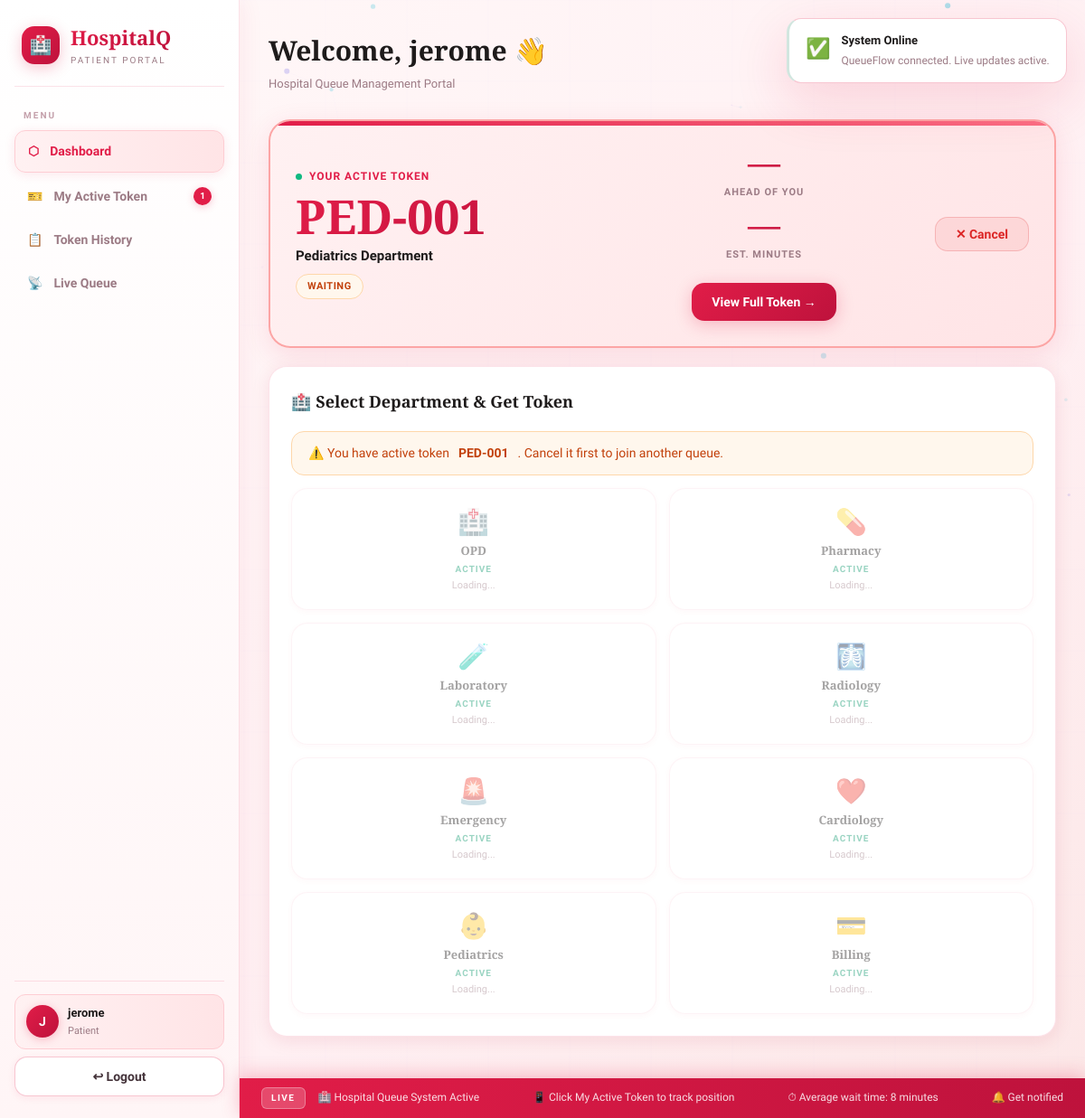
/dashboard (signed in), run on the app's committed database.
### models/token_model.py (models this page shows, shortened)
class Token(db.Model):
    __tablename__ = 'tokens'
    id           = db.Column(db.Integer, primary_key=True)
    user_id      = db.Column(
        db.Integer,
        db.ForeignKey('users.id'),
        nullable=False
    )
    queue_id     = db.Column(
        db.Integer,
        db.ForeignKey('queues.id'),
        nullable=False
    )
    token_number = db.Column(db.String(20), nullable=False)
    status       = db.Column(db.String(20), default='waiting')
    created_at   = db.Column(
        db.DateTime,
        default=datetime.datetime.utcnow
    )

### models/queue_model.py (models this page shows, shortened)
class Queue(db.Model):
    __tablename__ = 'queues'
    id              = db.Column(db.Integer, primary_key=True)
    department_name = db.Column(db.String(100), nullable=False)
    status          = db.Column(db.String(20), default='active')
    created_at      = db.Column(
        db.DateTime,
        default=datetime.datetime.utcnow
    )
    tokens = db.relationship(
        'Token', backref='queue', lazy='select'
    )

### routes/queue_routes.py (the view)
@queue_bp.route('/dashboard')
@login_required
def dashboard():
    queues = Queue.query.filter_by(status='active').all()
    user_tokens = (
        Token.query
        .filter_by(user_id=session['user_id'])
        .order_by(Token.created_at.desc())
        .limit(20)
        .all()
    )
    active_token = (
        Token.query
        .filter(
            Token.user_id == session['user_id'],
            Token.status.in_(['waiting', 'serving'])
        )
        .order_by(Token.created_at.desc())
        .first()
    )
    return render_template(
        'dashboard.html',
        queues       = queues,
        tokens       = user_tokens,
        active_token = active_token
    )

### routes/queue_routes.py (called while the page is built)
def login_required(f):
    @wraps(f)
    def decorated(*args, **kwargs):
        if 'user_id' not in session:
            return redirect(url_for('auth.login'))
        return f(*args, **kwargs)
    return decorated

### templates/dashboard.html (shortened to what this page needs)
<!DOCTYPE html>
<html lang="en">
<head>
    <link rel="stylesheet" href="{{ url_for('static', filename='css/style.css') }}">
</head>
<body class="app-page">
    <div class="sidebar" id="sidebar">
        <div class="logo">
            <div class="logo-icon">🏥</div>
            <div>
                <div class="logo-text">HospitalQ</div>
                <div class="logo-sub">Patient Portal</div>
            </div>
        </div>
        <span class="nav-label">Menu</span>
        <div class="nav-item active" onclick="switchNav(this,'main')">
            <span>⬡</span><span>Dashboard</span>
        </div>
        <div class="nav-item" onclick="window.location='/my-token'">
            <span>🎫</span><span>My Active Token</span> {% if active_token %}
            <span class="nav-badge">1</span> {% endif %}
        </div>
        <div class="nav-item" onclick="switchNav(this,'history')">
            <span>📋</span><span>Token History</span>
        </div>
        <div class="nav-item" onclick="switchNav(this,'live')">
            <span>📡</span><span>Live Queue</span>
        </div>
        <div class="sidebar-footer">
            <div class="user-card">
                <div class="avatar">
                    {{ session['user_name'][0] | upper }}
                </div>
                <div>
                    <div class="user-name">{{ session['user_name'] }}</div>
                    <div class="user-role">Patient</div>
                </div>
            </div>
            <a href="/logout" class="btn btn-ghost" style="width:100%;justify-content:center">
      ↩ Logout
    </a>
        </div>
    </div>
    <main class="main-content">
        <div class="page-header">
            <div>
                <div class="page-title">
                    Welcome, {{ session['user_name'] }} 👋
                </div>
                <div class="page-sub">
                    Hospital Queue Management Portal
                </div>
            </div>
        </div>
        <div id="section-main">
            {% if active_token %}
            <div class="active-token-banner" onclick="window.location='/my-token'" style="cursor:pointer">
                <div class="atb-left">
                    <div class="atb-label">
                        <span class="pulse-dot green"></span> Your Active Token
                    </div>
                    <div class="atb-number">
                        {{ active_token.token_number }}
                    </div>
                    <div class="atb-dept">
                        {{ active_token.queue.department_name }} Department
                    </div>
                    <span class="status-badge s-{{ active_token.status }}" style="margin-top:8px;display:inline-block">
          {{ active_token.status }}
        </span>
                </div>
                <div class="atb-right">
                    <div class="atb-stat">
                        <span id="atb-position">—</span>
                        <label>Ahead of you</label>
                    </div>
                    <div class="atb-stat">
                        <span id="atb-wait">—</span>
                        <label>Est. minutes</label>
                    </div>
                    <a href="/my-token" class="btn btn-primary" style="margin-top:12px" onclick="event.stopPropagation()">
          View Full Token →
        </a>
                </div>
                <div class="atb-cancel">
                    <form method="POST" action="/cancel-token/{{ active_token.id }}" onsubmit="return confirm(
                'Cancel your token?'
              )">
                        <button type="submit" class="btn btn-danger" onclick="event.stopPropagation()">
            ✕ Cancel
          </button>
                    </form>
                </div>
            </div>
            {% endif %}
            <div class="section-card">
                <div class="sc-title">
                    🏥 Select Department &amp; Get Token
                </div>
                {% if active_token %}
                <div class="flash flash-warning">
                    ⚠️ You have active token
                    <strong>{{ active_token.token_number }}</strong>. Cancel it first to join another queue.
                </div>
                {% endif %}
                <div class="dept-picker-grid">
                    {% for queue in queues %}
                    <form method="POST" action="/generate-token">
                        <button type="submit" class="dept-pick-btn
              {% if active_token %}disabled-dept{% endif %}" {% if active_token %}disabled{% endif %}>
            <span class="dp-icon">
              {% if queue.department_name == 'OPD' %}🏥
              {% elif queue.department_name == 'Pharmacy' %}💊
              {% elif queue.department_name == 'Laboratory' %}🧪
              {% elif queue.department_name == 'Radiology' %}🩻
              {% elif queue.department_name == 'Emergency' %}🚨
              {% elif queue.department_name == 'Cardiology' %}❤️
              {% elif queue.department_name == 'Pediatrics' %}👶
              {% elif queue.department_name == 'Billing' %}💳
              {% else %}🏥
              {% endif %}
            </span>
            <span class="dp-name">
              {{ queue.department_name }}
            </span>
            <span class="dp-status {{ queue.status }}">
              {{ queue.status }}
            </span>
            <span class="dp-waiting"
                  id="wait-{{ queue.id }}">
              Loading...
            </span>
          </button>
                    </form>
                    {% endfor %}
                </div>
            </div>
        </div>
    </main>
    <div class="ticker-bar">
        <div class="ticker-label">LIVE</div>
        <div class="ticker-track">
            <div class="ticker-inner">
                <span>🏥 Hospital Queue System Active &nbsp;&nbsp;</span>
                <span>📱 Click My Active Token to track position
            &nbsp;&nbsp;</span>
                <span>⏱ Average wait time: 8 minutes &nbsp;&nbsp;</span>
                <span>🔔 Get notified when your turn comes &nbsp;&nbsp;</span>
            </div>
        </div>
    </div>
    <div class="toast-container" id="toasts"></div>
</body>
</html>

### templates/dashboard.html (style rules this page uses)
.active-token-banner { background: linear-gradient(135deg, #fff1f2, #ffe4e6); border: 2px solid #fca5a5; border-radius: 24px; padding: 28px; margin-bottom: 20px; display: grid; grid-template-columns: 1fr 1fr auto; gap: 24px; align-items: center; position: relative; overflow: hidden; box-shadow: 0 8px 30px rgba(225, 29, 72, 0.12); transition: all 0.3s; }
.active-token-banner::before { content: ''; position: absolute; top: 0; left: 0; right: 0; height: 5px; background: linear-gradient(90deg, #e11d48, #fb7185, #e11d48); background-size: 200% 100%; animation: gradMove 2s linear infinite; }
.atb-label { display: flex; align-items: center; gap: 8px; font-size: 12px; font-weight: 700; text-transform: uppercase; letter-spacing: 1px; color: var(--rose); margin-bottom: 8px; }
.atb-number { font-family: 'Playfair Display', serif; font-size: 52px; font-weight: 800; background: linear-gradient(135deg, #e11d48, #be123c); -webkit-background-clip: text; background-clip: text; -webkit-text-fill-color: transparent; line-height: 1; margin-bottom: 6px; }
.atb-dept { font-size: 15px; font-weight: 600; color: var(--text); }
.atb-right { display: flex; flex-direction: column; align-items: center; gap: 8px; text-align: center; }
.atb-stat { text-align: center; }
.atb-stat span { font-family: 'Playfair Display', serif; font-size: 36px; font-weight: 800; background: linear-gradient(135deg, #e11d48, #be123c); -webkit-background-clip: text; background-clip: text; -webkit-text-fill-color: transparent; display: block; line-height: 1; }
.atb-stat label { font-size: 11px; color: var(--muted); text-transform: uppercase; letter-spacing: 1px; font-weight: 600; }
.atb-cancel { display: flex; align-items: center; }

### data on the page
Token: token_number "PED-001", status "WAITING"
Queue: queue.department_name "Pediatrics", department_name "Pediatrics", status "ACTIVE"
Queue: department_name "OPD", status "ACTIVE"
Queue: department_name "Pharmacy", status "ACTIVE"
Queue: department_name "Laboratory", status "ACTIVE"
Queue: department_name "Radiology", status "ACTIVE"
Queue: department_name "Emergency", status "ACTIVE"
Queue: department_name "Cardiology", status "ACTIVE"
Queue: department_name "Billing", status "ACTIVE"

### other printed values
{{ session['user_name'][0] | upper }} "J"
{{ session['user_name'] }} "jerome"
